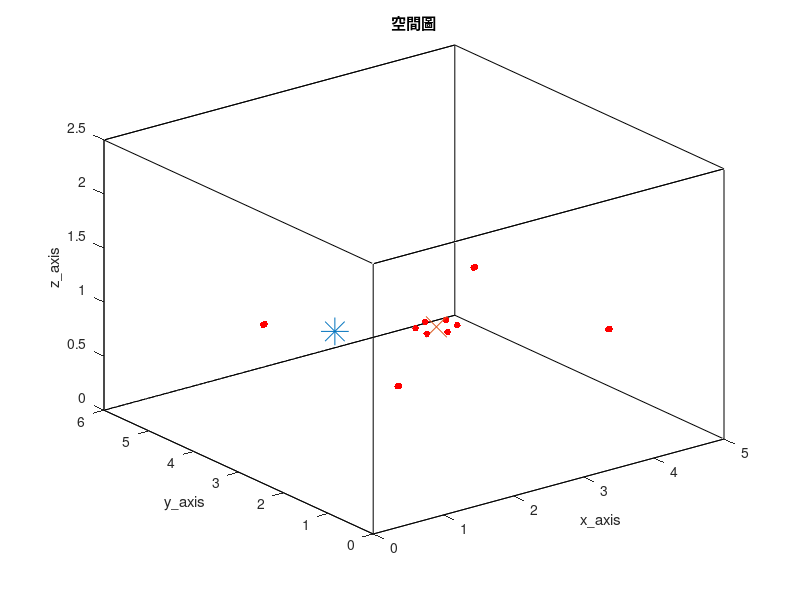

Write MATLAB code to recreate this figure. (Note: this script raises an error after producing the figure.)
clc; clear;
close all;

tic

%% RIR parameter %%
SorNum = 1;                                              % source number
%%%%%%%%%%%%%%%%%%%%%%%%%%%%%%%%%%%%%%%%%%%%%%%%%%%%%%%%%%%%%%%%%%%%%%%%%%%%%%%%%%%%%%%%%%%%%%%%%%%%%%%%%%%%%%%%%%%
MicNum = 14;                                             % number of microphone
%%%%%%%%%%%%%%%%%%%%%%%%%%%%%%%%%%%%%%%%%%%%%%%%%%%%%%%%%%%%%%%%%%%%%%%%%%%%%%%%%%%%%%%%%%%%%%%%%%%%%%%%%%%%%%%%%%%
c = 343;                                                 % Sound velocity (m/s)
fs = 16000;                                              % Sample frequency (samples/s)

% sparse array %
MicPos = zeros(MicNum, 3);
sa_num = 4;
%%%%%%%%%%%%%%%%%%%%%%%%%%%%%%%%%%%%%%%%%%%%%%%%%%%%%%%%%%%%%%%%%%%%%%%%%%%%%%%%%%%%%%%%%%%%%%%%%%%%%%%%%%%%%%%%%%%
micnum_in_sa = 2;
sa_center = [1, 1, 1; 1, 4, 1; 4, 4, 1; 4, 1, 1];
sa_space = 0.01;
mic_space = 0.02;
%%%%%%%%%%%%%%%%%%%%%%%%%%%%%%%%%%%%%%%%%%%%%%%%%%%%%%%%%%%%%%%%%%%%%%%%%%%%%%%%%%%%%%%%%%%%%%%%%%%%%%%%%%%%%%%%%%%
sparce_num = sa_num*micnum_in_sa;
for i = 1:sa_num
    sa_pos = zeros(micnum_in_sa, 3);
    for j = 1:micnum_in_sa/2
        sa_pos(j, :) = [sa_center(i, 1)-sa_space-(micnum_in_sa/2-j)*mic_space, sa_center(i, 2), sa_center(i, 3)];
        sa_pos(micnum_in_sa/2+j, :) = [sa_center(i, 1)+sa_space+(j-1)*mic_space, sa_center(i, 2), sa_center(i, 3) ];
    end

    MicPos(1+(i-1)*micnum_in_sa:i*micnum_in_sa, :) = sa_pos;
end

% MicPos(1:4, :) = [1, 1, 1; 1, 4, 1; 4, 4, 1; 4, 1, 1];

referencce_point = mean(sa_center);

% UCA %
UCA_num = MicNum - sparce_num;
radius_UCA = 0.25;
angle_UCA = 360/UCA_num;
for i = 1:UCA_num
    MicPos(i+sparce_num, :) = [referencce_point(:, 1)+radius_UCA*sind((i-1)*angle_UCA), referencce_point(:, 2)+radius_UCA*cosd((i-1)*angle_UCA), referencce_point(:, 3)];
end

SorPos = [1.5, 3.2, 1];                                    % source position (m)
room_dim = [5, 6, 2.5];                                  % Room dimensions [x y z] (m)
%%%%%%%%%%%%%%%%%%%%%%%%%%%%%%%%%%%%%%%%%%%%%%%%%%%%%%%%%%%%%%%%%%%%%%%%%%%%%%%%%%%%%%%%%%%%%%%%%%%%%%%%%%%%%%%%%%%
reverberation_time = 0.2;                                % Reverberation time (s)
points_rir = 2048;                                       % Number of rir points (需比 reverberation time 還長)
%%%%%%%%%%%%%%%%%%%%%%%%%%%%%%%%%%%%%%%%%%%%%%%%%%%%%%%%%%%%%%%%%%%%%%%%%%%%%%%%%%%%%%%%%%%%%%%%%%%%%%%%%%%%%%%%%%%
mtype = 'omnidirectional';                               % Type of microphone
order = -1;                                              % -1 equals maximum reflection order!
dim = 3;                                                 % Room dimension
orientation = 0;                                         % Microphone orientation (rad)
hp_filter = 1;                                           % Disable high-pass filter

% 畫空間圖 %
figure(1);
plot3( [0 room_dim(1, 1) room_dim(1, 1) 0 0 0 room_dim(1, 1) room_dim(1, 1) 0 0 room_dim(1, 1) room_dim(1, 1) 0 0 room_dim(1, 1) room_dim(1, 1)], ...
       [0 0 room_dim(1, 2) room_dim(1, 2) 0 0 0 room_dim(1, 2) room_dim(1, 2) room_dim(1, 2) room_dim(1, 2) room_dim(1, 2) room_dim(1, 2) 0 0 0], ...
       [0 0 0 0 0 room_dim(1, 3) room_dim(1, 3) room_dim(1, 3) room_dim(1, 3) 0 0 room_dim(1, 3) room_dim(1, 3) room_dim(1, 3) room_dim(1, 3) 0] , 'k')
hold on
plot3(MicPos(:, 1), MicPos(:, 2), MicPos(:, 3), 'r.', 'MarkerSize', 15)
hold on
plot3(SorPos(:, 1), SorPos(:, 2), SorPos(:, 3), '*', 'MarkerSize', 20)
hold on
plot3(referencce_point(:, 1), referencce_point(:, 2), referencce_point(:, 3), 'x', 'MarkerSize', 15)
hold off
xlabel('x\_axis')
ylabel('y\_axis')
zlabel('z\_axis')
title('空間圖')
shg

angle_ground_truth = acos((SorPos-referencce_point)*[0; 1; 0]/norm(SorPos-referencce_point))/pi*180;
angle_ground_truth2 = 360 - angle_ground_truth;
distance_ground_truth = norm(SorPos-referencce_point);

%% generate ground-truth RIR (h) %%
% 產生 RIR 和存.mat 檔 %
h = rir_generator(c, fs, MicPos, SorPos, room_dim, reverberation_time, points_rir, mtype, order, dim, orientation, hp_filter);
rir_filename_str = ['h\h_for_localization_', string(reverberation_time), 'x', string(MicNum), 'x', string(points_rir), '.mat'];
rir_filemane = join(rir_filename_str, '');
save(rir_filemane, 'h')

% load RIR 的 .mat 檔 %
rir_filename_str = ['h\h_for_localization_', string(reverberation_time), 'x', string(MicNum), 'x', string(points_rir), '.mat'];
rir_filemane = join(rir_filename_str, '');
load(rir_filemane)

look_mic = 1;
h_yaxis_upperlimit = max(h(look_mic, :)) + 0.01;
h_yaxis_underlimit = min(h(look_mic, :)) - 0.01;
% 畫 ground-truth RIR time plot %
figure(2)
plot(h(look_mic, :), 'r');
ylim([h_yaxis_underlimit h_yaxis_upperlimit])
title('ground-truth RIR')
xlabel('points')
ylabel('amplitude')
shg

[~, argmax_tf] = max(abs(h.'));

%% window parameter %%
NFFT = 1024;
hopsize = 256;
win = hamming(NFFT);
frequency = NFFT/2 + 1;
freqs_vector = linspace(0, fs/2, frequency);

%% 讀音檔 or 產生 white noise source (source) %%
Second = 23;
SorLen =  Second*fs;

% load speech source %
% [source_transpose, fs] = audioread('245.wav', [1, SorLen]);    % speech source
% source = source_transpose.';

% load white noise source %
source = wgn(1, SorLen, 0);                                    % white noise source

%% 產生麥克風訊號，先在時域上 convolution 再做 stft (y_nodelay y_delay Y_delay ) %%
% convolution source and RIR %
as = zeros(MicNum, points_rir+SorLen-1);
for i = 1 : MicNum
    as(i, :) = conv(h(i, :), source);
end

y_sparce = as(1:sparce_num, 1:SorLen);
y_UCA = as(sparce_num+1:end, 1:SorLen);
[Y_sparce, ~, ~] = stft(y_sparce.', fs, Window=win, OverlapLength=NFFT-hopsize, FFTLength=NFFT, FrequencyRange='onesided');
[Y_UCA, ~, ~] = stft(y_UCA.', fs, Window=win, OverlapLength=NFFT-hopsize, FFTLength=NFFT, FrequencyRange='onesided');
NumOfFrame = size(Y_sparce, 2);

%% compute Ryy %%
Ryy_sparce = zeros(sparce_num, sparce_num, frequency);
Ryy_UCA = zeros(UCA_num, UCA_num, frequency);
for n = 1:frequency
    for FrameNo = 1:NumOfFrame
        Ryy_sparce(:, :, n) = Ryy_sparce(:, :, n) + squeeze(Y_sparce(n, FrameNo, :))*squeeze(Y_sparce(n, FrameNo, :))';
        Ryy_UCA(:, :, n) = Ryy_UCA(:, :, n) + squeeze(Y_UCA(n, FrameNo, :))*squeeze(Y_UCA(n, FrameNo, :))';
    end
    
end

Ryy_sparce = Ryy_sparce/NumOfFrame;
Ryy_UCA = Ryy_UCA/NumOfFrame;



%% compute P_N %%
P_N = zeros(sparce_num, sparce_num, frequency);
for n = 1:frequency
   [U, D] = eig(Ryy_sparce(:, :, n));
   [~, D_max_index] = max(diag(D));
   U_S = U(:, D_max_index);
   P_N(:, :, n) = eye(sparce_num) - U_S*U_S';
end

%% redefine MicPos %%
MicPos = MicPos - referencce_point;

%% check angle function is convex or not %%
angle = 0:1:359;
array_output_power = zeros(frequency, size(angle, 2));
output_power_sum = zeros(size(angle, 2), 1);

dia_load_beamformer = 10^(-2);
frequency_lower_bound = 1;

angle_count = 0;

for ang = angle
    angle_count = angle_count + 1;
    kappa = [sind(ang), cosd(ang), 0];
    for n = frequency_lower_bound:frequency
        omega = 2*pi*freqs_vector(n);
        steer_vec = exp(1j*omega/c*kappa*MicPos(sparce_num+1:end, :).').';

        array_output_power(n, angle_count) = 1/(steer_vec'*inv(Ryy_UCA(:, :, n)+dia_load_beamformer*eye(UCA_num))*steer_vec);
        output_power_sum(angle_count, :) = output_power_sum(angle_count, :) + abs(array_output_power(n, angle_count));
    end

end

[meshgrid_x, meshgrid_y] = meshgrid(angle ,freqs_vector(frequency_lower_bound:frequency));
figure(3);
mesh(meshgrid_x, meshgrid_y, 10*log10(abs(array_output_power(frequency_lower_bound:frequency, :))))
colorbar
view(2)
title('output power')
xlabel('angle')
ylabel('frequency')

figure(4)
plot(angle, output_power_sum.');
title('output power as function of angle')
xlabel('angle')
ylabel('output power')
shg

%% GSS for angle-wise freefield plane wave localization %%
[~, max_index] = max(output_power_sum);
left_bound = angle(:, max_index-1);
right_bound = angle(:, max_index+1);

golden_ratio = (1+sqrt(5))/2;
search_ratio = golden_ratio - 1;
stop_criteron = 1e-7;

iteration_times_angle = 0;

while 1
    iteration_times_angle = iteration_times_angle + 1;
    left_insert = right_bound - search_ratio*(right_bound-left_bound);
    right_insert = left_bound + search_ratio*(right_bound-left_bound);
    
    left_insert_output = GSS_MPDR_angle_obj_func(left_insert, frequency_lower_bound, frequency, freqs_vector, c, MicPos(sparce_num+1:end, :), Ryy_UCA, UCA_num, dia_load_beamformer);
    right_insert_output = GSS_MPDR_angle_obj_func(right_insert, frequency_lower_bound, frequency, freqs_vector, c, MicPos(sparce_num+1:end, :), Ryy_UCA, UCA_num, dia_load_beamformer);

    if left_insert_output > right_insert_output
        right_bound = right_insert;
    elseif left_insert_output <= right_insert_output
        left_bound = left_insert;
    end

    if right_bound-left_bound < stop_criteron
        break
    end

end

angle_final = (left_bound+right_bound)/2;

%% check distance function is convex or not %%
distance = 0.1:0.1:2.1;
array_output_power = zeros(frequency, size(distance, 2));
output_power_sum = zeros(size(distance, 2), 1);
frequency_lower_bound = 1;

distance_count = 0;

for dis = distance
    distance_count = distance_count + 1;
    source_pos = [dis*sind(angle_final), dis*cosd(angle_final), 0];

    r = zeros(sparce_num, 1);
    for i = 1:sparce_num
        r(i, :) =  sqrt(sum((source_pos - MicPos(i, :)).^2));
    end

    for n = frequency_lower_bound:frequency
        omega = 2*pi*freqs_vector(n);
        steer_vec = exp(-1j*omega/c*r)./r;

        array_output_power(n, distance_count) = 1/(steer_vec'*P_N(:, :, n)*steer_vec);
        output_power_sum(distance_count, :) = output_power_sum(distance_count, :) + abs(array_output_power(n, distance_count));
        
    end

end

[meshgrid_x, meshgrid_y] = meshgrid(distance ,freqs_vector(frequency_lower_bound:frequency));
figure(5);
mesh(meshgrid_x, meshgrid_y, 10*log10(abs(array_output_power(frequency_lower_bound:frequency, :))))
colorbar
view(2)
title('pseudo spectrum')
xlabel('distance')
ylabel('frequency')


figure(6)
plot(distance, output_power_sum.');
title('spectrum magnitude as function of distance')
xlabel('distance')
ylabel('magnitude')
shg

%% GSS for distnce-wise MUSIC %%
localmax = islocalmax(output_power_sum);
output_power_sum(~localmax) = 0;
[~, max_index] = max(output_power_sum);
left_bound = distance(:, max_index-1);
right_bound = distance(:, max_index+1);

iteration_times_distnce = 0;
left_move = 1;
right_move = 1;

while 1
    iteration_times_distnce = iteration_times_distnce + 1;
    left_insert = right_bound - search_ratio*(right_bound-left_bound);
    right_insert = left_bound + search_ratio*(right_bound-left_bound);

    if right_move == 1 && left_move == 1
        left_insert_output = GSS_MUSIC_distance_obj_func(left_insert, angle_final, sparce_num, MicPos(1:sparce_num, :), frequency_lower_bound, frequency, freqs_vector, c, P_N);
        right_insert_output = GSS_MUSIC_distance_obj_func(right_insert, angle_final, sparce_num, MicPos(1:sparce_num, :), frequency_lower_bound, frequency, freqs_vector, c, P_N);
        right_move = 0;
        leftt_move = 0;

    elseif right_move == 1 && left_move == 0
        right_insert_output = left_insert_output;
        left_insert_output = GSS_MUSIC_distance_obj_func(left_insert, angle_final, sparce_num, MicPos(1:sparce_num, :), frequency_lower_bound, frequency, freqs_vector, c, P_N);
        right_move = 0;

    elseif right_move == 0 && left_move == 1
        left_insert_output = right_insert_output;
        right_insert_output = GSS_MUSIC_distance_obj_func(right_insert, angle_final, sparce_num, MicPos(1:sparce_num, :), frequency_lower_bound, frequency, freqs_vector, c, P_N);
        leftt_move = 0;

    end

    if left_insert_output > right_insert_output
        right_bound = right_insert;
        right_move = 1;

    elseif left_insert_output <= right_insert_output
        left_bound = left_insert;
        left_move = 1;

    end

    if right_bound-left_bound < stop_criteron
        break

    end

end

distance_final = (left_bound+right_bound)/2;

toc
